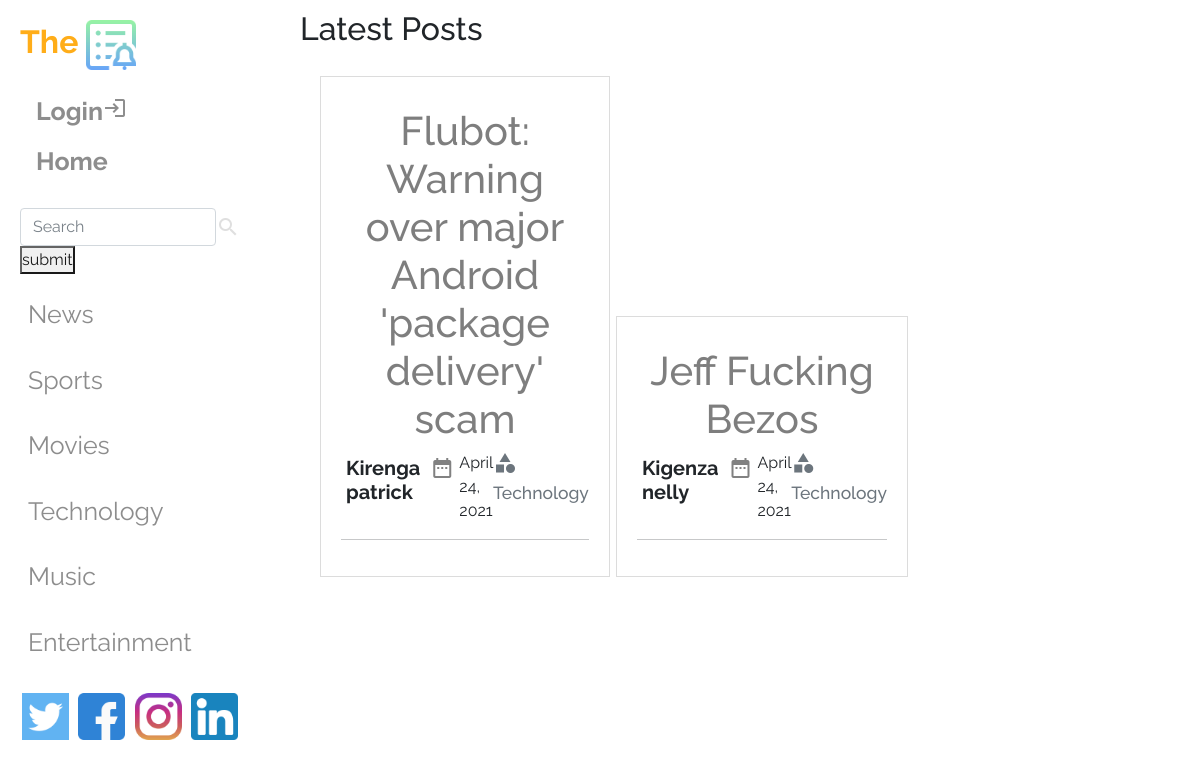
Page /tech on the committed database.
### app.py (models this page shows)
class posts(db.Model):
    id = db.Column(db.Integer , primary_key=True)
    title = db.Column(db.String(90), nullable=False)
    sub_title = db.Column(db.Text, nullable=False)
    content = db.Column(db.Text, nullable=False)
    author = db.Column(db.String(30), nullable=False)
    category = db.Column(db.String(30), nullable=False)
    date_posted= db.Column(db.DateTime, nullable=False,default=datetime.now())
    img = db.Column(db.String(30), nullable=False)
    comments = db.Column(db.String(30), nullable=False)

### app.py (the view)
@app.route('/tech')
def tech():
    all_posts = posts.query.order_by(posts.date_posted.desc()).all()
    return render_template('tech.html', posts = all_posts)

### templates/tech.html (shortened to what this page needs)
{%extends 'base.html'%}
{% block body %}
<section class="s1">
  <div class="container1">
    <h2 style="margin-top: 10px;">Latest Posts</h2>
  <div class="nelly" style="display: grid; grid-template-columns: repeat(2,1fr);grid-gap: 6px; padding: 20px;">
{% for post in posts %}
{% if post.category == 'Technology' %}
    <div class="box" style="padding: 20px; border: 1px solid gainsboro; width: 100%; margin: auto;margin-bottom: 10px;" >
      <a class="ant" href="{{url_for('post',post_id=post.id)}}" style="text-decoration: none; color: black; ">
<h1 class="ant" style="text-align: center; margin-top: 10px; opacity: 0.5; transition: 0.7s ease-in-out;">{{post.title}} </h1>
</a>
<div class="coco"style="display: flex; ">
<h5 style="margin: 5px;font-weight: bolder; ">{{post.author}}</h5>
<p style='font: italic; margin:5px; color: #818181;' ><span class="material-icons">
  </span></p>{{post.date_posted.strftime('%B %d, %Y ')}}
<h5 style='margin-left: auto;'><small class="text-muted"><span class="material-icons">
  </span>{{post.category}}</small></h5>
</div>
<hr>
</div>
{% endif %}
{% endfor %}
</div>
</section>
{% endblock %}

### static/css/style.css (style rules this page uses)
* { padding: 0; margin: 0; box-sizing: border-box; font-family: 'Raleway', sans-serif; }
html,body { height: 100%; }
.container1 { width: 50%; margin: auto; }

### rows in the picture
posts: title "Flubot: Warning over major Android 'package delivery' scam", author "Kirenga patrick", date_posted "April 24, 2021", category "Technology"
posts: title "Jeff Fucking Bezos", author "Kigenza nelly", date_posted "April 24, 2021", category "Technology"
